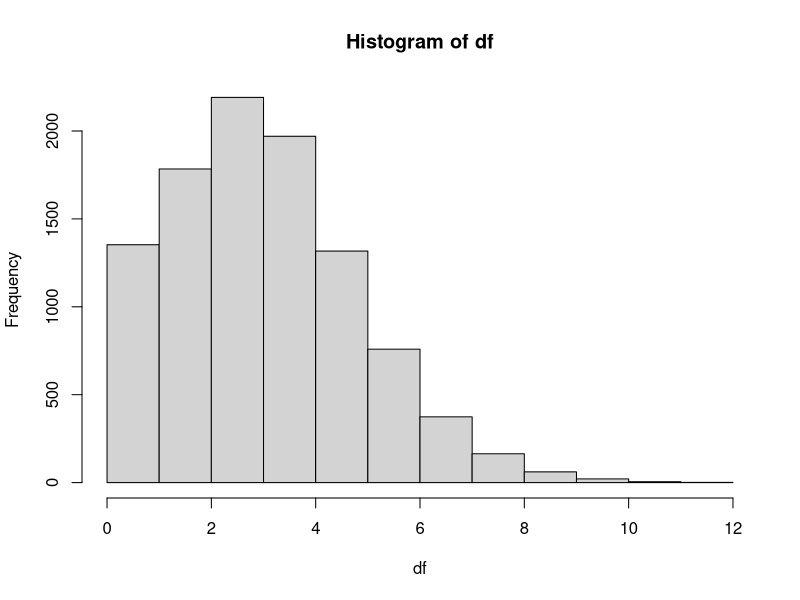

Generate this figure with R:
## ---- chunk 1
#| label: setup/imports
#| echo: false
df <- rpois(10000, 3.5)
hist(df)
